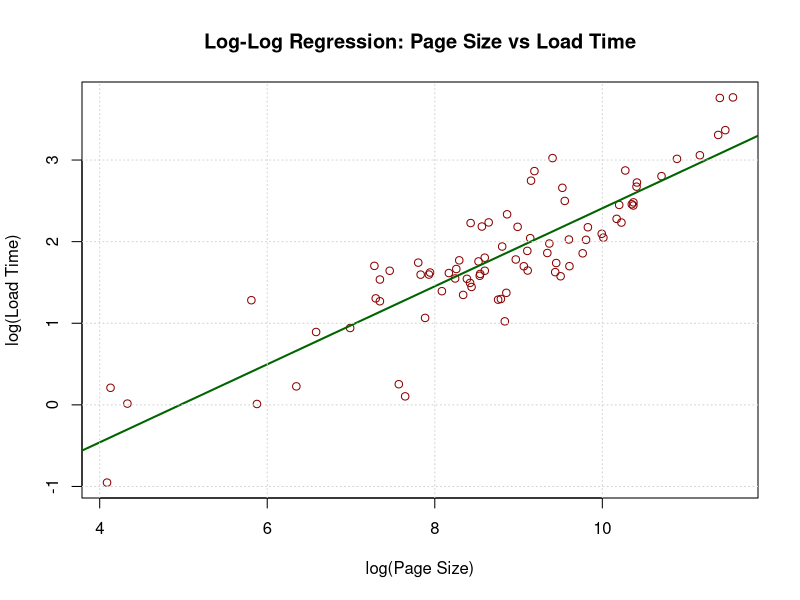

Here is the R script that generated this plot:
data <- read.csv("../../data/averaged_data.csv")

model <- lm(log(load_time_avg) ~ log(page_size_avg), data = data)

summary(model)

alpha_hat <- coef(model)[1]
beta_hat  <- coef(model)[2]
r_squared <- summary(model)$r.squared

cat("Value of alpha_hat:", alpha_hat, "\n")
cat("Value of beta_hat:", beta_hat, "\n")
cat("Value of R^2:", r_squared, "\n")

plot(log(data$page_size_avg), log(data$load_time_avg),
     main = "Log-Log Regression: Page Size vs Load Time",
     xlab = "log(Page Size)",
     ylab = "log(Load Time)",
     col = "darkred")

abline(model, col = "darkgreen", lwd = 2)

grid()
